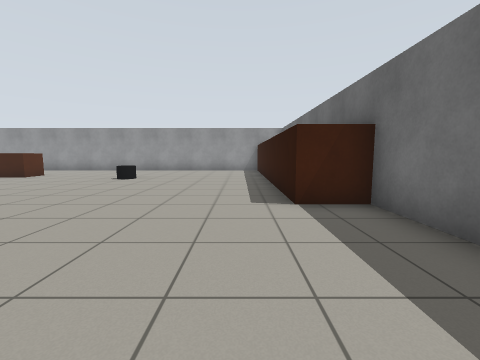
view 1 (above)

16 first-person views from a walk through a robot-simulator world made for Gazebo. The camera is 0.94 m above the floor, tilts 6° down and sees 90° across. The floor is counted in squares, 1 m on a side. Each view is taken from the middle of a square. On the plan, view 1 faces up. The plan holds only what a view shows up to about 10 squares ahead; the rest is blank.

view 2
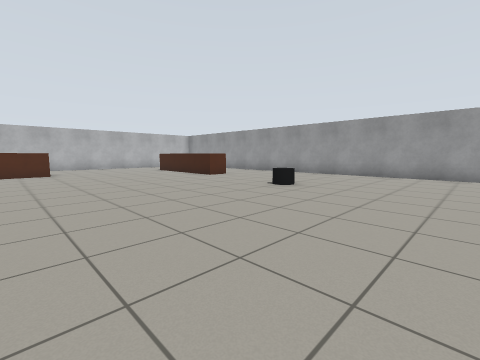

view 3
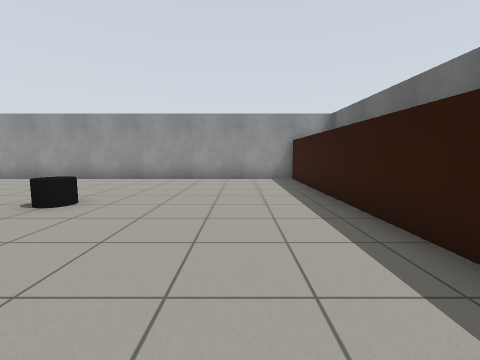

view 4
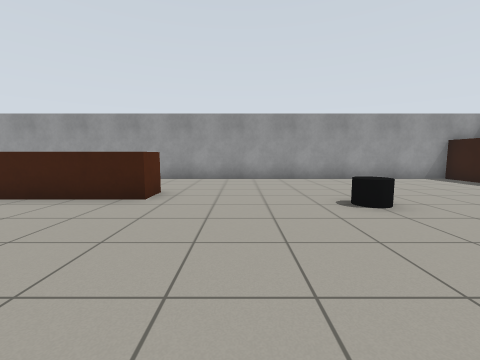

view 5
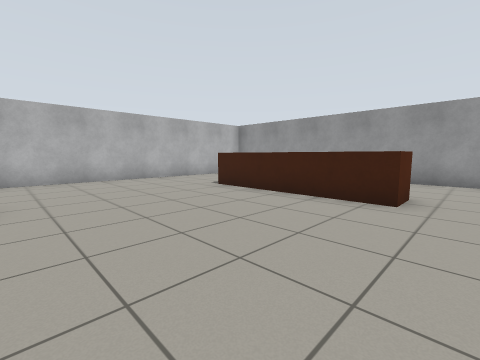

view 6
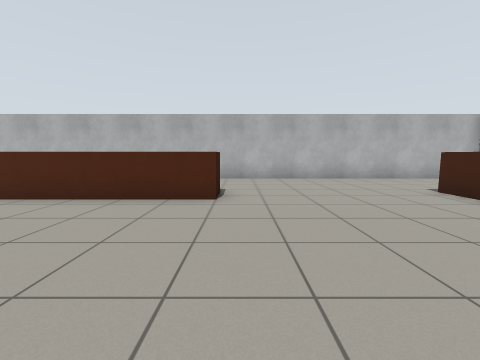

view 7
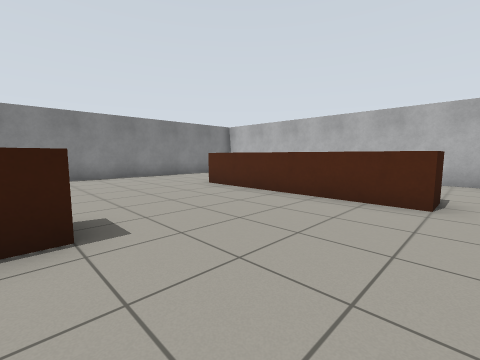

view 8
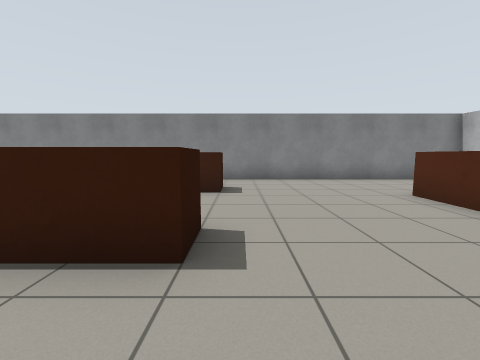

view 9
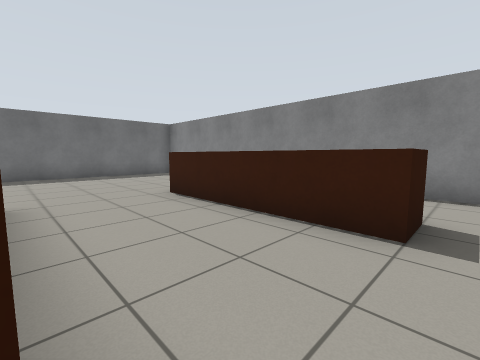

view 10
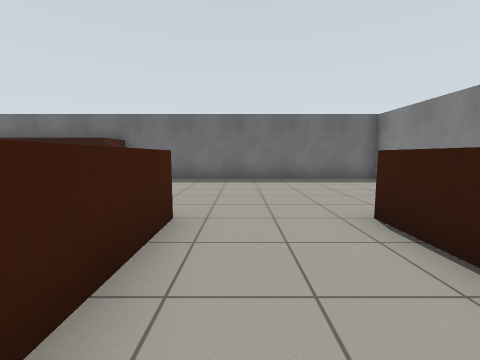

view 11
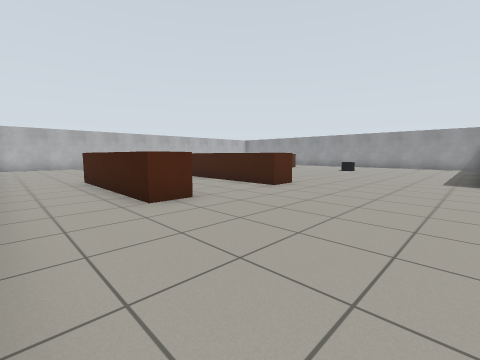

view 12
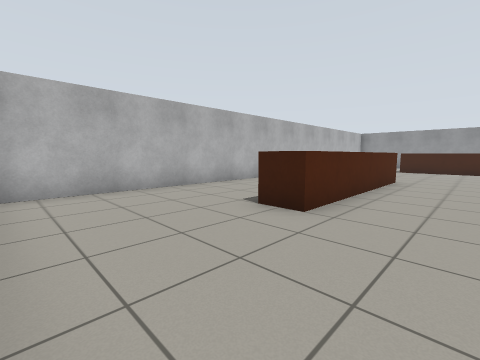

view 13
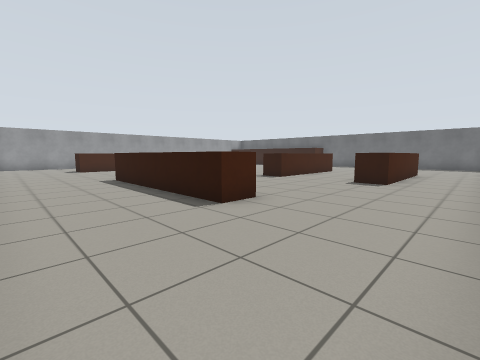

view 14
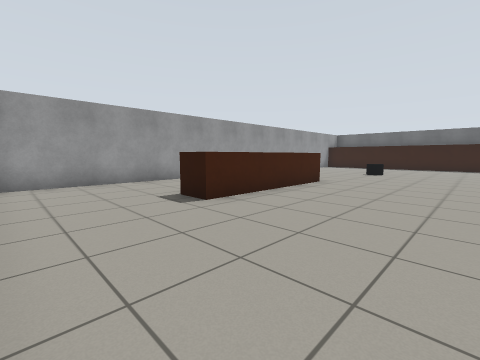

view 15
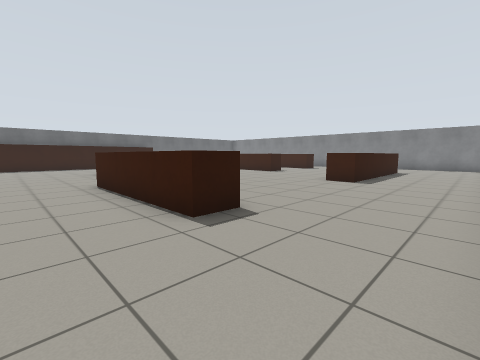

view 16
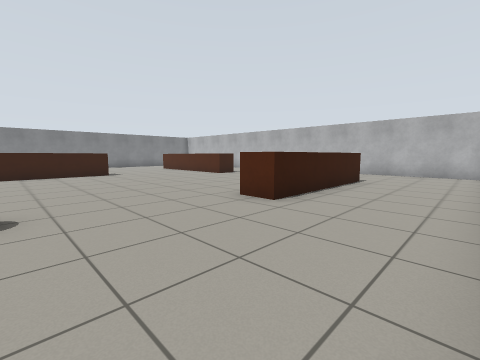

### Floor plan
Points are (right, up) in squares from view 1. A wall is a line through its corners. A room is listed if a view was taken in it or the views show most of it. See-through windows are left out.
Room 1 (views 1, 2, 3, 4, 5, 6, 7, 8, 9, 10, 11, 12, 13, 14, 15, 16)
walls: (2.5, 4.5) (1.1, 4.5) (1.1, 14.4); (2, 14.4) (-17.5, 14.4) (-17.5, -5.4) (2.5, -5.4) (2.5, 7)
low walls: (-8.5, 0.9) (-8.5, 2) (-4.9, 2); (-3.5, 2.1) (-3.5, 1) (-7.2, 1); (-13, 4.5) (-13, -1.5) (-14, -1.5) (-14, 4.5) (-13, 4.5); (-8.5, -2) (-3.5, -2) (-3.5, -3) (-8.5, -3) (-8.5, -2); (-9, 10) (-14, 10) (-14, 11) (-9, 11) (-9, 10)
objects: black cylinder (-5, 9) to (-4, 10)

Positions as (right, up) in squares from view 1, and headings:
1: (0, 0), facing up
2: (0, 3), facing up-left
3: (-1, 5), facing up
4: (-7, 5), facing up
5: (-8, 5), facing up-left
6: (-8, 5), facing left
7: (-8, 5), facing down-left
8: (-9, 4), facing down
9: (-9, 1), facing down-right
10: (-7, 0), facing right
11: (1, -5), facing up-left
12: (-11, -5), facing up-left
13: (-17, -5), facing up-right
14: (-17, 6), facing up-right
15: (-17, 13), facing down-right
16: (-5, 14), facing down-left
